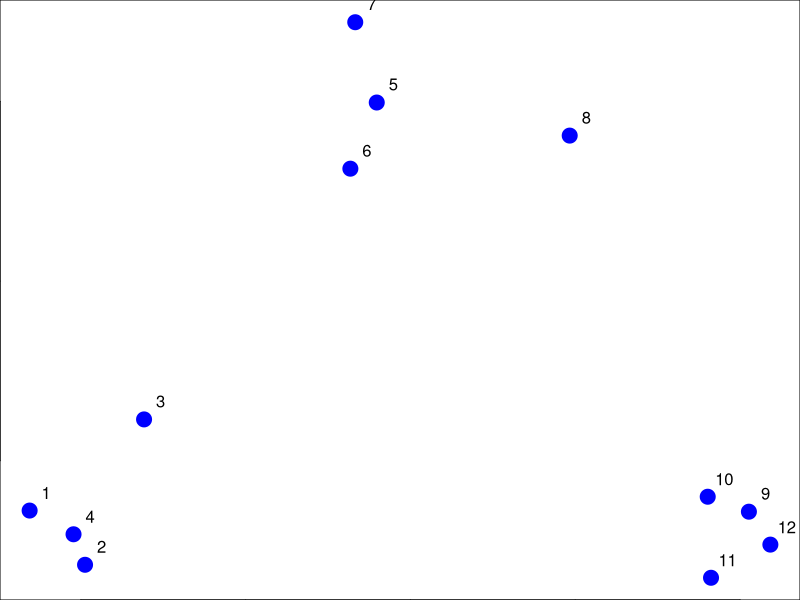
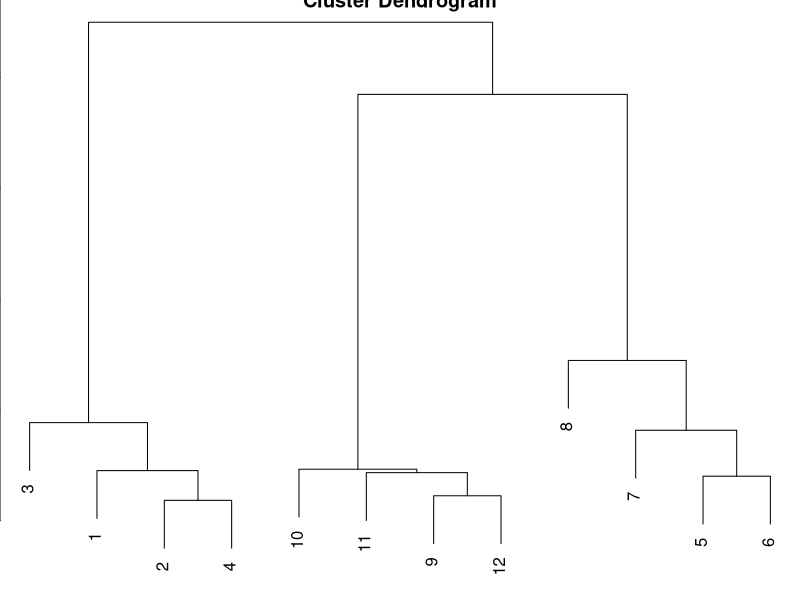
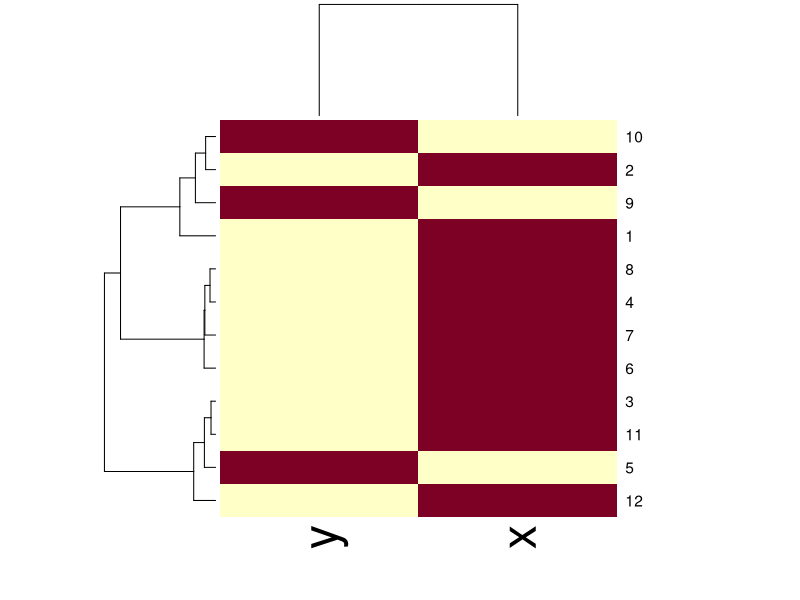

Here is the R script that generated these plots, in order:
## Hierarchical clustering
set.seed(1234)
par(mar=c(0,0,0,0))
x<- rnorm(12, mean=rep(1:3,each=4),sd=0.2)
x<- rnorm(12, mean=rep(1:3,each=4),sd=0.2)
y<-rnorm(12, mean = rep(c(1,2,1), each=4),sd=0.2)
plot(x,y, col="blue",pch=19, cex=2)
text(x+0.05, y+0.05, labels =as.character(1:12))
dataFrame<- data.frame(x=x,y=y)
## Calculates the distance between the points
distxy<-dist(dataFrame)
## create a tree
hClustering<-hclust(distxy)
plot(hClustering)
####
set.seed(143)
dataMatrix<- as.matrix(dataFrame)[sample(1:12), ]
heatmap(dataMatrix)
